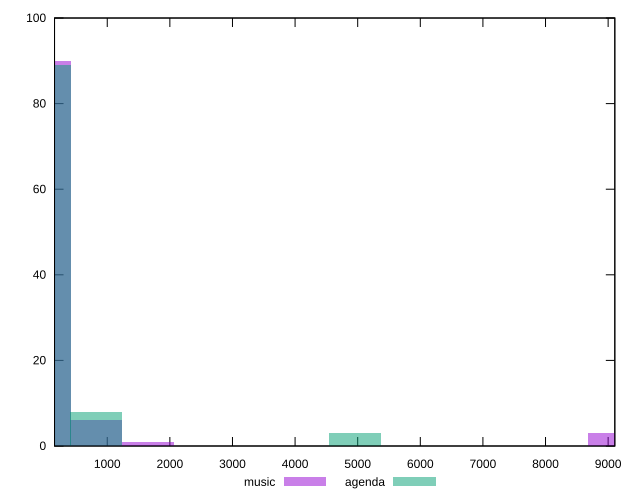

Reproduce this figure in gnuplot.
reset

$music <<EOF
9086.018061419163 3
0 90
826.0016419471967 6
1652.0032838943935 1
EOF

$agenda <<EOF
4956.00985168318 3
0 89
826.0016419471967 8
EOF

set key outside below
set boxwidth 826.0016419471967
set xrange [157.879:9106.896999999999]
set yrange [0:100]
set trange [0:100]
set style fill transparent solid 0.5 noborder
set terminal svg size 640, 500 enhanced background rgb 'white'
set output "reports/report_00027_2021-02-24T12-40-31.850Z/server-response-time/comparison/histogram/0_vs_1.svg"

plot $music title "music" with boxes, \
     $agenda title "agenda" with boxes

reset
